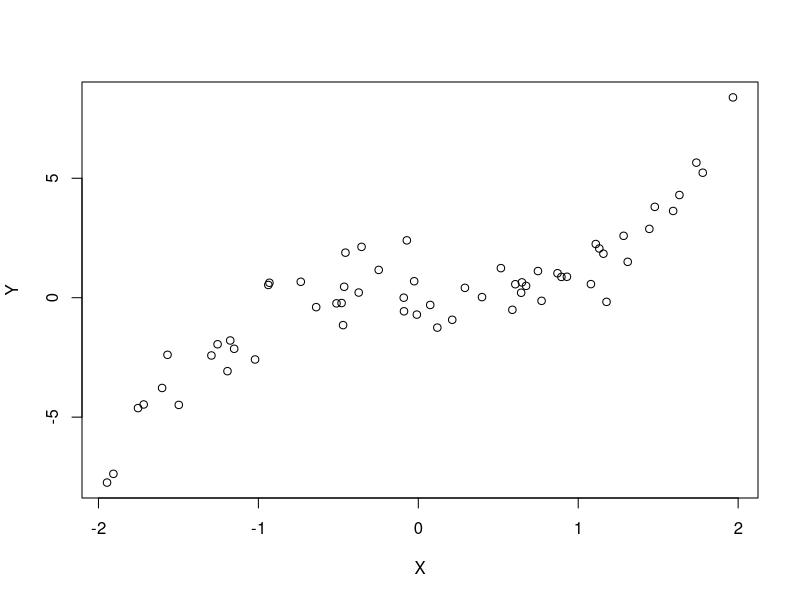
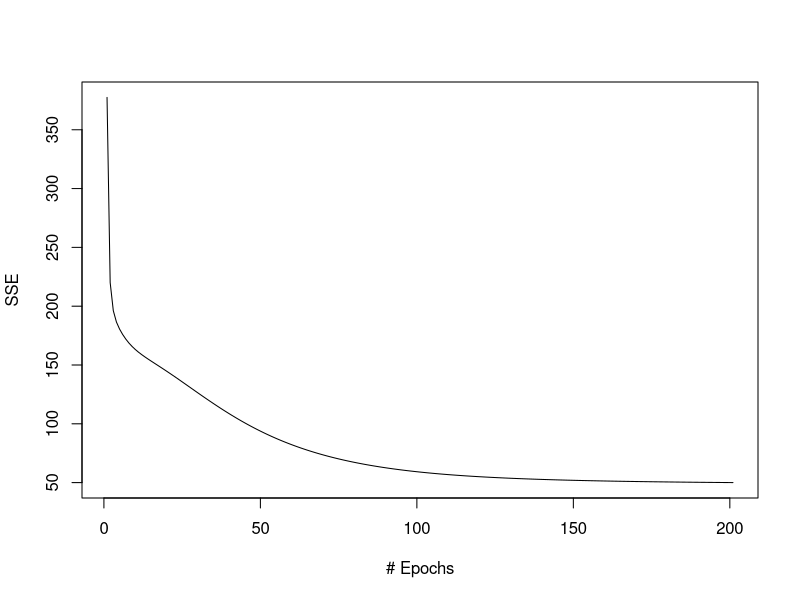
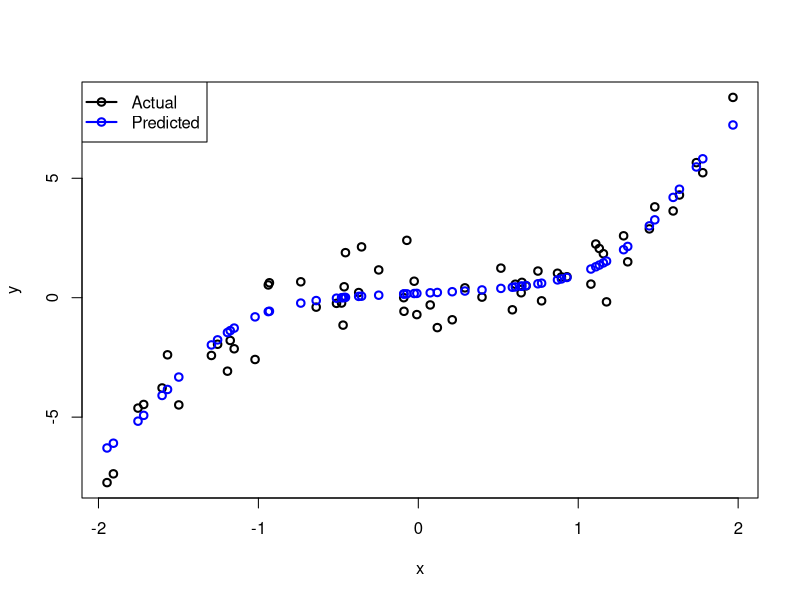

Source code (R) for these figures, in order:
set.seed(1)
X<-runif(60,-2,2) 
ee <- rnorm(60)
Y <- X^3 + ee #generating data
plot(X,Y)

activlogistic <- function(avec){ ##def of activation
  z <- (1+exp(-avec))^(-1)
  return(z)
}
deractivlogistic <- function(avec){ ##def of derivative of activation
  z <- exp(-avec)*(1+exp(-avec))^(-2)
  return(z)
}

nneteval <- function(xinvec,wmat1,wmat2,activfunc){ ##foward in the neural nework
  n.obs <- length(xinvec)
  X <- t(matrix(c(rep(1,n.obs),xinvec), nrow = n.obs, ncol = 2)) ##formating the matrix (adding a 1 for the  bias)
  a.1 <- wmat1%*%X #first layer a
  Z.1 <- activfunc(a.1) ##the hidden units in the first layer
  Z.1 <- rbind(rep(1,n.obs),Z.1) ##adding a 1 for the bias
  a.2 <- wmat2%*%Z.1 #second layer a
  return(a.2) #identify g(x) = x
}

nnetSSE <- function(yinc,xinvec,wmat1,wmat2,activfunc){
  y.hat <- as.vector(nneteval(xinvec,wmat1,wmat2,activlogistic)) # prediction made by neural net
  SSE <- sum((yinc - y.hat)^2) #squaring error
  return(SSE)
}


nnetGradient <- function(yinvec,xinvec,wmat1,wmat2,activfunc,deractivfunc){ ##finding gradient wrt to each element in w1, w2
  n.obs <- length(xinvec)
  X <- t(matrix(c(rep(1,n.obs),xinvec), nrow = n.obs, ncol = 2))
  a.1 <- wmat1%*%X ##needed for partials
  Z.1 <- activfunc(a.1)
  Z.1 <- rbind(rep(1,n.obs),Z.1) ##needed for partials
  
  sum1 <- matrix(0,nrow = dim(wmat1)[1], ncol = dim(wmat1)[2]) ##to compute the full gradient later
  sum2 <- matrix(0,nrow = dim(wmat2)[1], ncol = dim(wmat2)[2]) ##note the total gradient is just the sum of all observations gradient
  
  for(i in 1:length(xinvec)){ ##for loop over the observations
    del.O_del.g <- as.double(-2*(yinvec[i] - nneteval(xinvec[i],wmat1,wmat2,activfunc))) ##the first partial when taking the derivative of the O function
    del.g_del.aL <- 1 ##just to remind us that g'(x) = 1 since were using identity transformation
    
    #first layer
    del.aj1_del.wjk1 <- matrix(0,nrow = dim(wmat1)[1], ncol = dim(wmat1)[2]) ##partial when deriving the
    for(j in 1:dim(wmat1)[1]){ ##rows
      for(k in 1:dim(wmat1)[2]){ ##cols
        if(k == 1){
          del.aj1_del.wjk1[j,k] <- 1 ## in this case taking the derivative with respect to the bias is simply 1 
          next
        }
        else{
          del.aj1_del.wjk1[j,k] <- X[k,i] ## taking the derivative with respect to the weights yields in the first layer the X components
        }
      }
    }
    U2 <-1 ##recursive definition for U(2) initialized at 1
    
    #second layer
    del.aj2_del.wjk2 <- matrix(0,nrow = dim(wmat2)[1], ncol = dim(wmat2)[2])
    for(j in 1:dim(wmat2)[1]){ ##rows
      for(k in 1:dim(wmat2)[2]){ ##cols
        if(k == 1){ 
          del.aj2_del.wjk2[j,k] <- 1 ## in this case taking the derivative with respect to the bias is simply 1 
          next
        }
        else{
          del.aj2_del.wjk2[j,k] <- Z.1[k,i] ## taking the derivative with respect to the weights yields in the second layer the yields hidden units
        }
      }
    }
    U1 <- deractivfunc(a.1[,i])*wmat2[,2:6] ##recursive definition for U(s) keeping in mind U(2) is 1
    
    gradientW1 <- matrix(0,nrow = dim(wmat1)[1], ncol = dim(wmat1)[2])
    gradientW2 <- matrix(0,nrow = dim(wmat2)[1], ncol = dim(wmat2)[2])
    
    gradientW1[,1] <- U1*del.aj1_del.wjk1[,1] ##combining both partials to form (almost the whole gradient)
    gradientW1[,2] <- U1*del.aj1_del.wjk1[,2] ##combining both partials to form (almost the whole gradient)
    gradientW2 <- U2*del.aj2_del.wjk2
    
    gradientW11 <- del.O_del.g*gradientW1 ##multiplying finally by the derivative of the O function
    gradientW22 <- del.O_del.g*gradientW2
    
    sum1 <- sum1 + gradientW11 ##finding the sum with regards to each observation i to form the full gradient
    sum2 <- sum2 + gradientW22 ##gradient decomponsition
  }
  Gradient.list <- list(sum1,sum2) ##gradient output list
  return(Gradient.list)
}

set.seed(2)
w1 <- matrix(rnorm(10),nrow = 5,ncol = 2) #intializing our weights randomly
w2 <- matrix(rnorm(6),nrow = 1, ncol = 6) 
betas <- list(w1,w2)
nn <- 0.01 #learning rate
SSEvec <- c()
SSEvec[1] <- nnetSSE(Y,X,betas[[1]],betas[[2]],activlogistic)
for(J in 1:200){
  for(i in 1:length(X)){ ##iterating over data points
    delta.betas <- nnetGradient(Y[i],X[i],betas[[1]],betas[[2]],activlogistic,deractivlogistic) ##computing the gradient
    betas[[1]] <- betas[[1]] - nn*delta.betas[[1]] ##updating the betas based on their gradient
    betas[[2]] <- betas[[2]] - nn*delta.betas[[2]]
  }
  SSEvec[J+1] <- nnetSSE(Y,X,betas[[1]],betas[[2]],activlogistic) #recording the SSE after each epoch
}

plot(SSEvec, type = "l",
     xlab = "# Epochs", ylab = "SSE")
SSEvec

Y.hat <- nneteval(X,betas[[1]],betas[[2]],activlogistic)
plot(X, Y, col = "black",xlab = "x", ylab = "y", lwd = 2)
points(X, Y.hat, col = "blue", lwd = 2)
legend("topleft", legend = c("Actual", "Predicted"),
       col = c("black", "blue"), pch = 1, lwd = 2)

